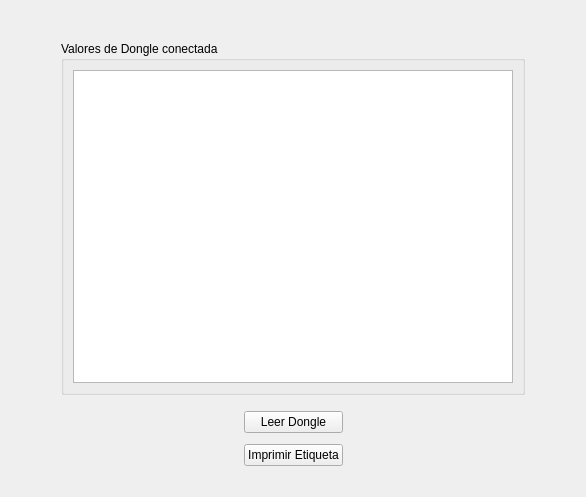
<?xml version="1.0" encoding="UTF-8"?>
<ui version="4.0">
 <class>ReadDongleForm</class>
 <widget class="QWidget" name="ReadDongleForm">
  <property name="geometry">
   <rect>
    <x>0</x>
    <y>0</y>
    <width>586</width>
    <height>497</height>
   </rect>
  </property>
  <property name="windowTitle">
   <string>Leer Dongle</string>
  </property>
  <layout class="QGridLayout" name="gridLayout">
   <item row="0" column="2">
    <spacer name="verticalSpacer">
     <property name="orientation">
      <enum>Qt::Vertical</enum>
     </property>
     <property name="sizeType">
      <enum>QSizePolicy::Fixed</enum>
     </property>
     <property name="sizeHint" stdset="0">
      <size>
       <width>20</width>
       <height>30</height>
      </size>
     </property>
    </spacer>
   </item>
   <item row="1" column="0">
    <spacer name="horizontalSpacer">
     <property name="orientation">
      <enum>Qt::Horizontal</enum>
     </property>
     <property name="sizeType">
      <enum>QSizePolicy::Fixed</enum>
     </property>
     <property name="sizeHint" stdset="0">
      <size>
       <width>50</width>
       <height>20</height>
      </size>
     </property>
    </spacer>
   </item>
   <item row="1" column="1" rowspan="2" colspan="2">
    <layout class="QVBoxLayout" name="verticalLayout_2">
     <item>
      <widget class="QGroupBox" name="groupBox">
       <property name="title">
        <string>Valores de Dongle conectada</string>
       </property>
       <layout class="QGridLayout" name="gridLayout_2">
        <item row="0" column="0">
         <widget class="QTableView" name="tableView">
          <property name="editTriggers">
           <set>QAbstractItemView::NoEditTriggers</set>
          </property>
         </widget>
        </item>
       </layout>
      </widget>
     </item>
     <item>
      <spacer name="verticalSpacer_2">
       <property name="orientation">
        <enum>Qt::Vertical</enum>
       </property>
       <property name="sizeType">
        <enum>QSizePolicy::Fixed</enum>
       </property>
       <property name="sizeHint" stdset="0">
        <size>
         <width>20</width>
         <height>10</height>
        </size>
       </property>
      </spacer>
     </item>
     <item>
      <layout class="QHBoxLayout" name="horizontalLayout">
       <item>
        <spacer name="horizontalSpacer_3">
         <property name="orientation">
          <enum>Qt::Horizontal</enum>
         </property>
         <property name="sizeHint" stdset="0">
          <size>
           <width>40</width>
           <height>20</height>
          </size>
         </property>
        </spacer>
       </item>
       <item>
        <layout class="QVBoxLayout" name="verticalLayout">
         <item>
          <widget class="QPushButton" name="button_LeerDongle">
           <property name="text">
            <string>Leer Dongle</string>
           </property>
          </widget>
         </item>
         <item>
          <spacer name="verticalSpacer_4">
           <property name="orientation">
            <enum>Qt::Vertical</enum>
           </property>
           <property name="sizeType">
            <enum>QSizePolicy::Fixed</enum>
           </property>
           <property name="sizeHint" stdset="0">
            <size>
             <width>20</width>
             <height>5</height>
            </size>
           </property>
          </spacer>
         </item>
         <item>
          <widget class="QPushButton" name="button_PrintLabel">
           <property name="text">
            <string>Imprimir Etiqueta</string>
           </property>
          </widget>
         </item>
        </layout>
       </item>
       <item>
        <spacer name="horizontalSpacer_4">
         <property name="orientation">
          <enum>Qt::Horizontal</enum>
         </property>
         <property name="sizeHint" stdset="0">
          <size>
           <width>40</width>
           <height>20</height>
          </size>
         </property>
        </spacer>
       </item>
      </layout>
     </item>
    </layout>
   </item>
   <item row="2" column="3">
    <spacer name="horizontalSpacer_2">
     <property name="orientation">
      <enum>Qt::Horizontal</enum>
     </property>
     <property name="sizeType">
      <enum>QSizePolicy::Fixed</enum>
     </property>
     <property name="sizeHint" stdset="0">
      <size>
       <width>50</width>
       <height>20</height>
      </size>
     </property>
    </spacer>
   </item>
   <item row="3" column="1">
    <spacer name="verticalSpacer_3">
     <property name="orientation">
      <enum>Qt::Vertical</enum>
     </property>
     <property name="sizeType">
      <enum>QSizePolicy::Fixed</enum>
     </property>
     <property name="sizeHint" stdset="0">
      <size>
       <width>20</width>
       <height>20</height>
      </size>
     </property>
    </spacer>
   </item>
  </layout>
 </widget>
 <resources/>
 <connections/>
</ui>
